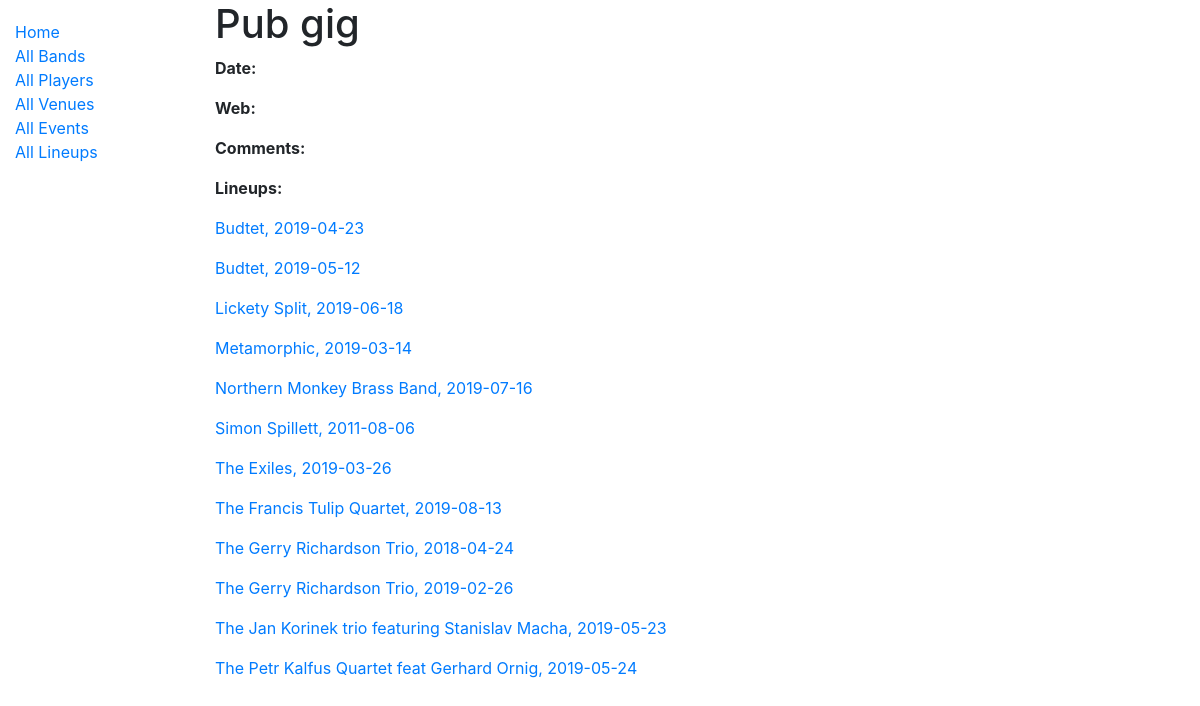
The app's page /jazz/events/pub-gig, older data.
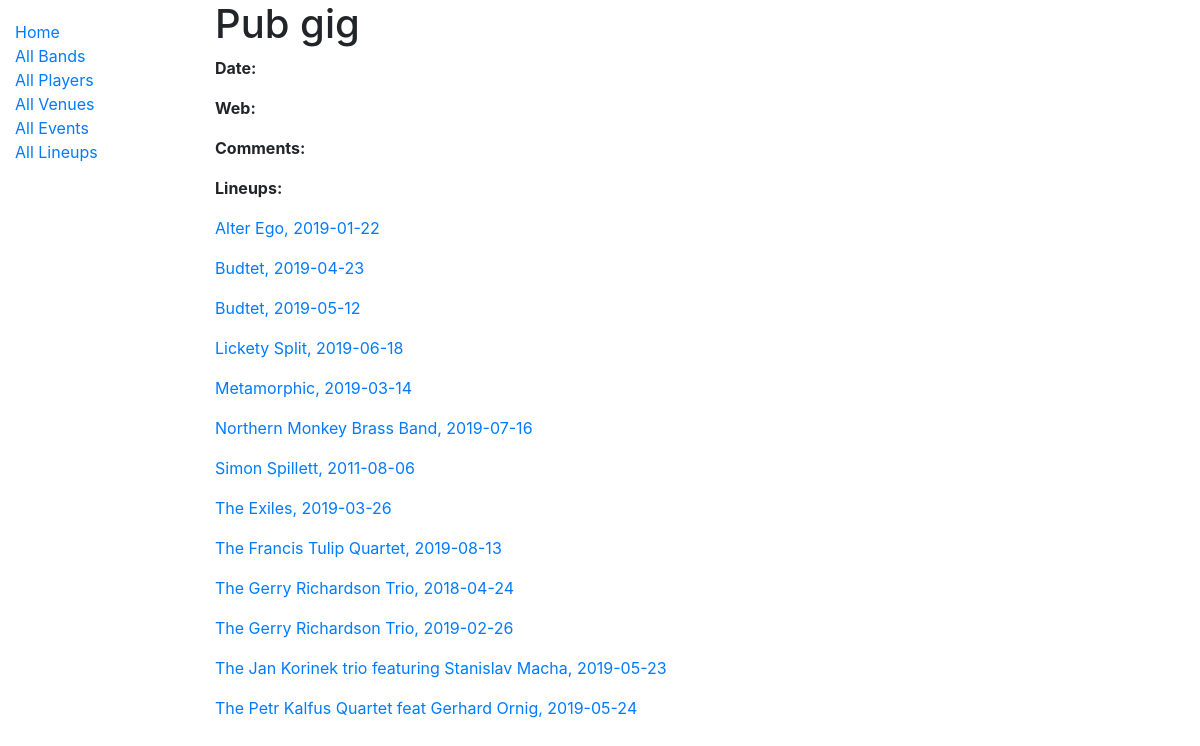
The same page, newer data.
### jazz/models.py (models this page shows, shortened)
class Lineup(models.Model):
	band_name = models.ForeignKey('Band', on_delete=models.SET_NULL, null=True)
	date = models.DateField(null=True, blank=True)
	piece = models.IntegerField(null=True, blank=True)
	player = models.ManyToManyField('Player')
	comments = models.CharField('Comments', max_length=120, blank = True)
	venue = models.ForeignKey('Venue', on_delete=models.SET_NULL, null=True, blank = True, help_text='Select venue for this event')
	event = models.ForeignKey('Event', on_delete=models.SET_NULL, null=True, blank = True, help_text='Select event type')
	slug = models.SlugField(unique=True, blank = True, max_length = 125)
	class Meta:
		ordering = ['band_name', 'date']
		constraints = [models.UniqueConstraint(fields=['band_name', 'date'], name='unique_lineup')]
	def __str__(self):
		return f'{self.band_name}, {self.date}'

class Band(models.Model):
	band_name = models.CharField(max_length=100, unique = True)
	comments = models.CharField(max_length=500, unique = False, blank = True, null = True)
	band_web = models.URLField('Web Address', blank = True)
	slug = models.SlugField(unique=True, max_length=125 , blank = True)
	class Meta:
		ordering = ['band_name']
	def __str__(self):
		return f'{self.band_name}'

### jazz/views.py (the view)
# urls.py: path('events/<slug:slug>', views.EventDetailView.as_view(), name='event-detail'),
class EventDetailView(generic.DetailView):
    model = Event

### jazz/templates/jazz/event_detail.html (shortened to what this page needs)
{% extends "base_generic.html" %}
{% block content %}
  <h1>{{ event.event_name }}</h1>
  <p><strong>Date:</strong>
  {% if event.date_to != blank %} {{ event.date_to|date:"j F Y" }} {%endif%}</p>
  <p><strong>Web:</strong> <a href="{{ event.event_web }}" target="_blank">{{ event.event_web }}</a></p>
  <p><strong>Comments:</strong> {{ event.comments }}</p>
  <p><strong>Lineups:</strong> {% for lineup in event.lineup_set.all %}<p>
			<a href="{% url 'lineup-detail' lineup.slug %}">{{ lineup }}</a>
			{% endfor %}
{% endblock %}

Row changes from the older to the newer data that the page shows:
added Lineup: band_name+date "Alter Ego, 2019-01-22"
